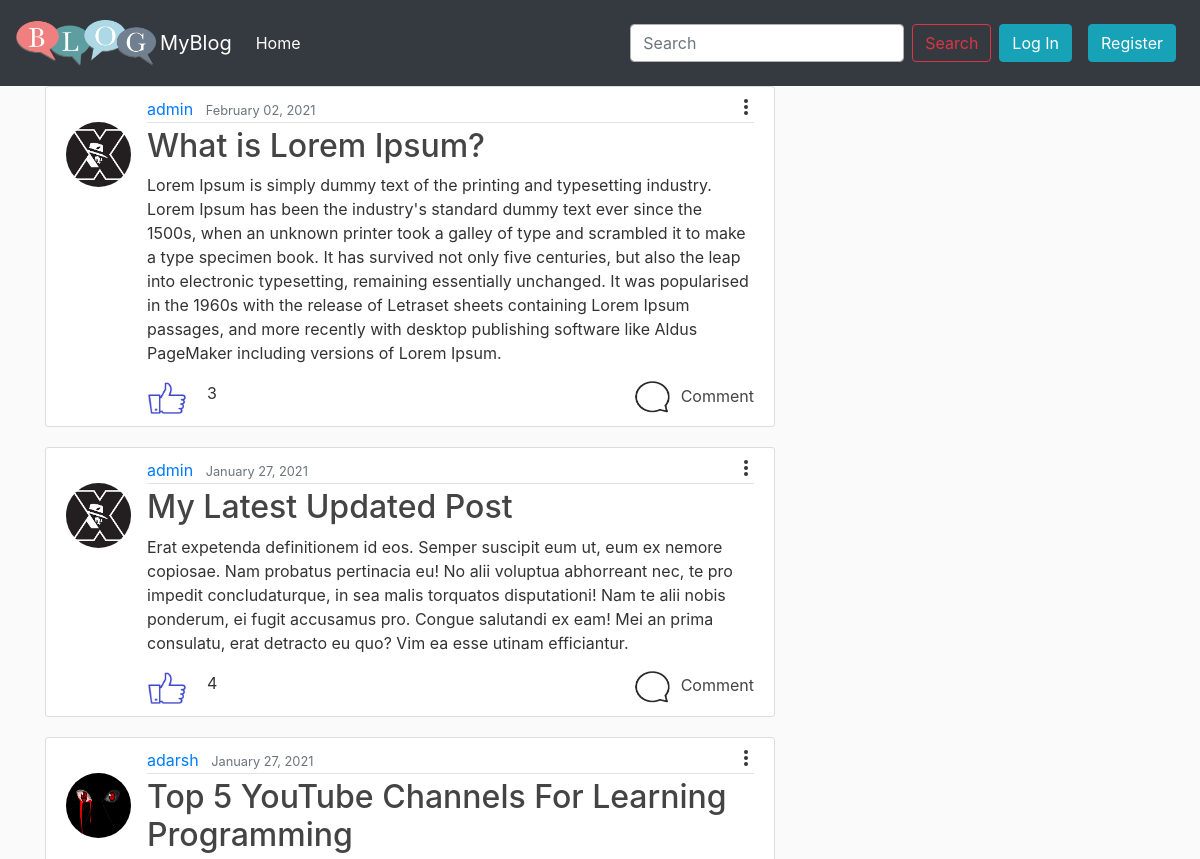
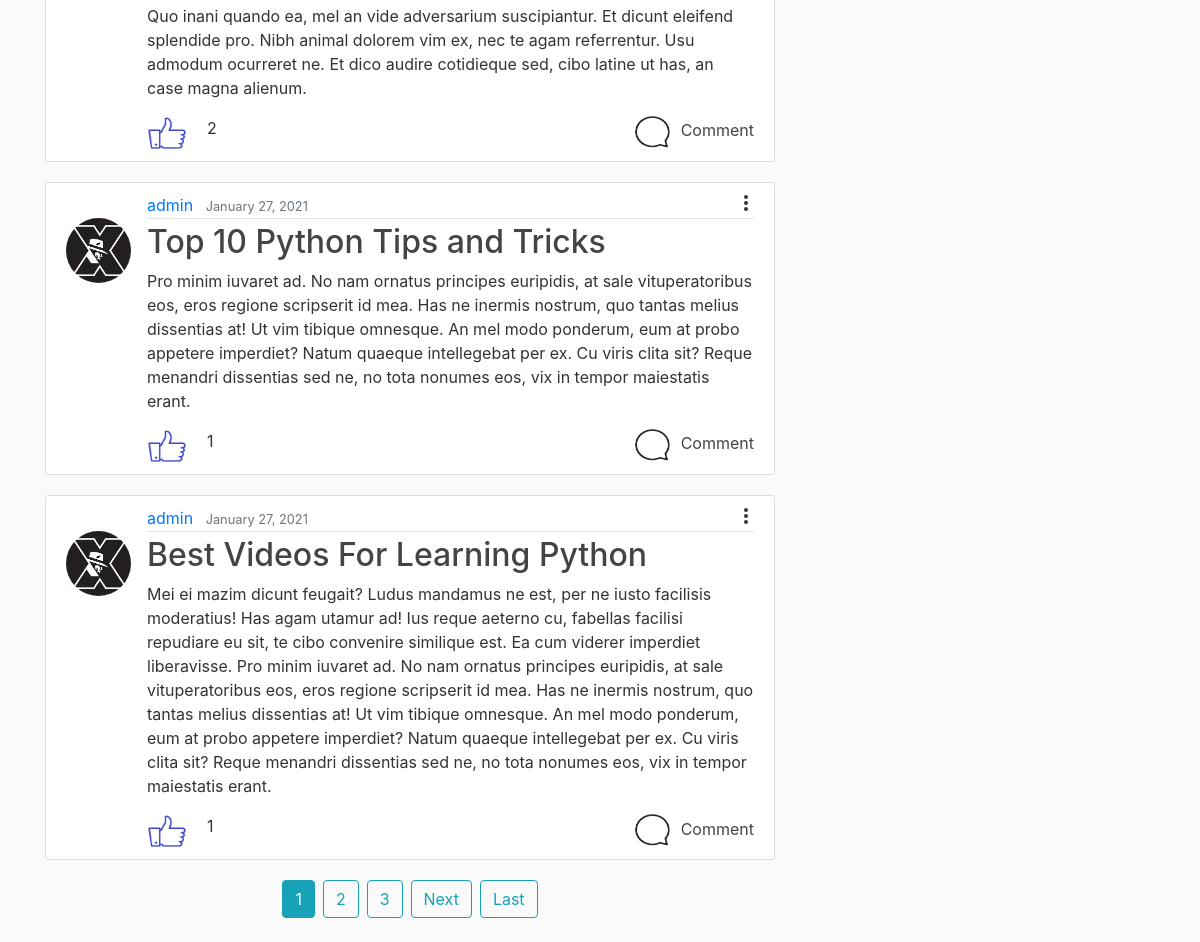
The app's page /, older data (2 pictures, top to bottom).
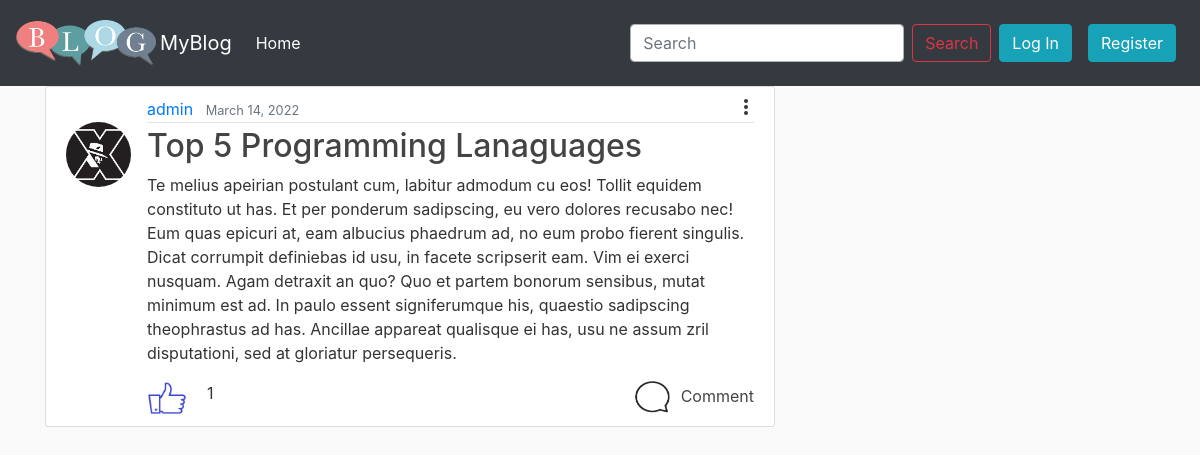
The same page, newer data.
### blog/models.py (models this page shows, shortened)
class Post(models.Model):
    title = models.CharField(max_length=100)
    content = models.TextField()
    date_posted = models.DateTimeField(default=timezone.now)
    author = models.ForeignKey(User,on_delete=models.CASCADE)
    likes = models.ManyToManyField(User,related_name='blog_post')

### users/models.py (models this page shows, shortened)
class Profile(models.Model):
    user = models.OneToOneField(User, on_delete=models.CASCADE)
    image = models.ImageField( default='default.png',upload_to='profile_pics')

### blog/views.py (the view)
# urls.py: path('', PostListView.as_view(),name = 'blog-home'),
class PostListView(ListView):
    model  = Post
    template_name = 'blog/home.html'
    context_object_name = 'posts'
    ordering = ['-date_posted']
    paginate_by = 5

### templates/blog/home.html (shortened to what this page needs)
{% extends "blog/base.html" %}
{% block active_home %}active{% endblock %}
{% block content %}
{%for post in posts%}
<article class="media content-section">
  <img class="rounded-circle article-img" src="{{ post.author.profile.image.url }}">
  <div class="media-body">
    <div class="article-metadata">
      <a class="mr-2" href="{% url 'user-posts' post.author.username %}">{{ post.author }}</a>
      <small class="text-muted">{{ post.date_posted|date:"F d, Y" }}</small>
      <td>
        <div class="dropout">
          <button class="more">
            <span></span>
            <span></span>
            <span></span>
          </button>
        </div>
      </td>
    </div>
    <h2><a class="article-title" href="{% url 'post-detail' post.id %}">{{ post.title }}</a></h2>
    <p class="article-content">{{ post.content }}</p>
    <div>
      <div style="float: left;padding-right: 20px;">
        {% if request.user.is_authenticated %}
        {% if request.user in post.likes.all %}
        <form action="{% url 'unlike_post' post.pk %}" method="POST">
          {% csrf_token %}
          <button type="submit" name="post_id" value="{{ post.id }}" class="like-button"><img height="35px" width="40px" src="../media/like/liked.png"></button>
        </form>
        {%else%}
        <form action="{% url 'like_post' post.pk %}" method="POST">
          {% csrf_token %}
          <button type="submit" name="post_id" value="{{ post.id }}" class="like-button"><img height="35px" width="40px" src="../media/like/like.png"></button>
        </form>
        {%endif%}
        {% else %}
        <a href="{% url 'login' %}" class="like-button"><img height="35px" width="40px" src="../media/like/like.png"></a>
        {% endif %}
      </div>
      <div style="float: left;"> {{ post.likes.count }} </div>
      <div style="float: right;">
        <a class="article-title" href="{% url 'post-detail' post.id %}"><img height="32px" width="37px"
            style="margin-right: 10px;" src="../media/comment.png">Comment</a>
      </div>
    </div>
  </div>
</article>
{% endfor %}
<div class="d-flex justify-content-center">
  {% if is_paginated %}
  {% for num in page_obj.paginator.page_range %}
  {% if page_obj.number == num %}
  <a class="btn btn-info mb-4 mr-1 ml-1" href="?page={{ num }}">{{ num }}</a>
  {% elif num > page_obj.number|add:'-3' and num < page_obj.number|add:'3' %} <a
    class="btn btn-outline-info mb-4 mr-1 ml-1" href="?page={{ num }}">{{ num }}</a>
    {% endif %}
    {% endfor %}
    {% if page_obj.has_next %}
    <a class="btn btn-outline-info mb-4 mr-1 ml-1" href="?page={{ page_obj.next_page_number }}">Next</a>
    <a class="btn btn-outline-info mb-4 mr-1 ml-1" href="?page={{ page_obj.paginator.num_pages }}">Last</a>
    {% endif %}
    {% endif %}
</div>
{% endblock %}

Row changes from the older to the newer data that the page shows:
removed Post: author.profile.image (picture), author "admin", date_posted "February 02, 2021", title "What is Lorem Ipsum?", content "Lorem Ipsum is simply dummy text of the printing and typesetting industry. Lorem Ipsum has been the industry's standard dummy text ever since the 1500s, when an unknown printer took a galley of type and scrambled it to make a type specimen book. It has survived not only five centuries, but also the leap into electronic typesetting, remaining essentially unchanged. It was popularised in the 1960s with the release of Letraset sheets containing Lorem Ipsum passages, and more recently with desktop publishing software like Aldus PageMaker including versions of Lorem Ipsum.", likes.count "3"
removed Post: author.profile.image (picture), author "admin", date_posted "January 27, 2021", title "My Latest Updated Post", content "Erat expetenda definitionem id eos. Semper suscipit eum ut, eum ex nemore copiosae. Nam probatus pertinacia eu! No alii voluptua abhorreant nec, te pro impedit concludaturque, in sea malis torquatos disputationi! Nam te alii nobis ponderum, ei fugit accusamus pro. Congue salutandi ex eam! Mei an prima consulatu, erat detracto eu quo? Vim ea esse utinam efficiantur.", likes.count "4"
removed Post: author.profile.image (picture), author "adarsh", date_posted "January 27, 2021", title "Top 5 YouTube Channels For Learning Programming", content "Quo inani quando ea, mel an vide adversarium suscipiantur. Et dicunt eleifend splendide pro. Nibh animal dolorem vim ex, nec te agam referrentur. Usu admodum ocurreret ne. Et dico audire cotidieque sed, cibo latine ut has, an case magna alienum.", likes.count "2"
removed Post: author.profile.image (picture), author "admin", date_posted "January 27, 2021", title "Top 10 Python Tips and Tricks", content "Pro minim iuvaret ad. No nam ornatus principes euripidis, at sale vituperatoribus eos, eros regione scripserit id mea. Has ne inermis nostrum, quo tantas melius dissentias at! Ut vim tibique omnesque. An mel modo ponderum, eum at probo appetere imperdiet? Natum quaeque intellegebat per ex. Cu viris clita sit? Reque menandri dissentias sed ne, no tota nonumes eos, vix in tempor maiestatis erant.", likes.count "1"
removed Post: author.profile.image (picture), author "admin", date_posted "January 27, 2021", title "Best Videos For Learning Python", content "Mei ei mazim dicunt feugait? Ludus mandamus ne est, per ne iusto facilisis moderatius! Has agam utamur ad! Ius reque aeterno cu, fabellas facilisi repudiare eu sit, te cibo convenire similique est. Ea cum viderer imperdiet liberavisse. Pro minim iuvaret ad. No nam ornatus principes euripidis, at sale vituperatoribus eos, eros regione scripserit id mea. Has ne inermis nostrum, quo tantas melius dissentias at! Ut vim tibique omnesque. An mel modo ponderum, eum at probo appetere imperdiet? Natum quaeque intellegebat per ex. Cu viris clita sit? Reque menandri dissentias sed ne, no tota nonumes eos, vix in tempor maiestatis erant.", likes.count "1"
now on this page (row edited): Post: author.profile.image (picture), author "admin", date_posted "March 14, 2022", title "Top 5 Programming Lanaguages", content "Te melius apeirian postulant cum, labitur admodum cu eos! Tollit equidem constituto ut has. Et per ponderum sadipscing, eu vero dolores recusabo nec! Eum quas epicuri at, eam albucius phaedrum ad, no eum probo fierent singulis. Dicat corrumpit definiebas id usu, in facete scripserit eam. Vim ei exerci nusquam. Agam detraxit an quo? Quo et partem bonorum sensibus, mutat minimum est ad. In paulo essent signiferumque his, quaestio sadipscing theophrastus ad has. Ancillae appareat qualisque ei has, usu ne assum zril disputationi, sed at gloriatur persequeris.", likes.count "1"
Text that changed along with them:
list line gone: "1"
list line gone: "2"
list line gone: "3"
text no longer shown: "Next Last"
